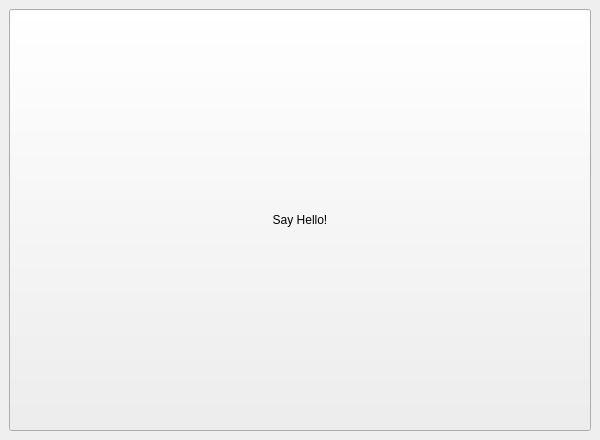
<?xml version="1.0" encoding="UTF-8"?>
<ui version="4.0">
 <class>MainWindow</class>
 <widget class="QMainWindow" name="MainWindow">
  <property name="geometry">
   <rect>
    <x>0</x>
    <y>0</y>
    <width>600</width>
    <height>440</height>
   </rect>
  </property>
  <property name="windowTitle">
   <string>MainWindow</string>
  </property>
  <widget class="QWidget" name="centralwidget">
   <layout class="QGridLayout" name="gridLayout">
    <item row="0" column="0">
     <widget class="QPushButton" name="btn_sayhello">
      <property name="sizePolicy">
       <sizepolicy hsizetype="Minimum" vsizetype="Expanding">
        <horstretch>0</horstretch>
        <verstretch>0</verstretch>
       </sizepolicy>
      </property>
      <property name="text">
       <string>Say Hello!</string>
      </property>
     </widget>
    </item>
   </layout>
  </widget>
  <widget class="QMenuBar" name="menubar">
   <property name="geometry">
    <rect>
     <x>0</x>
     <y>0</y>
     <width>600</width>
     <height>21</height>
    </rect>
   </property>
  </widget>
 </widget>
 <resources/>
 <connections/>
</ui>
